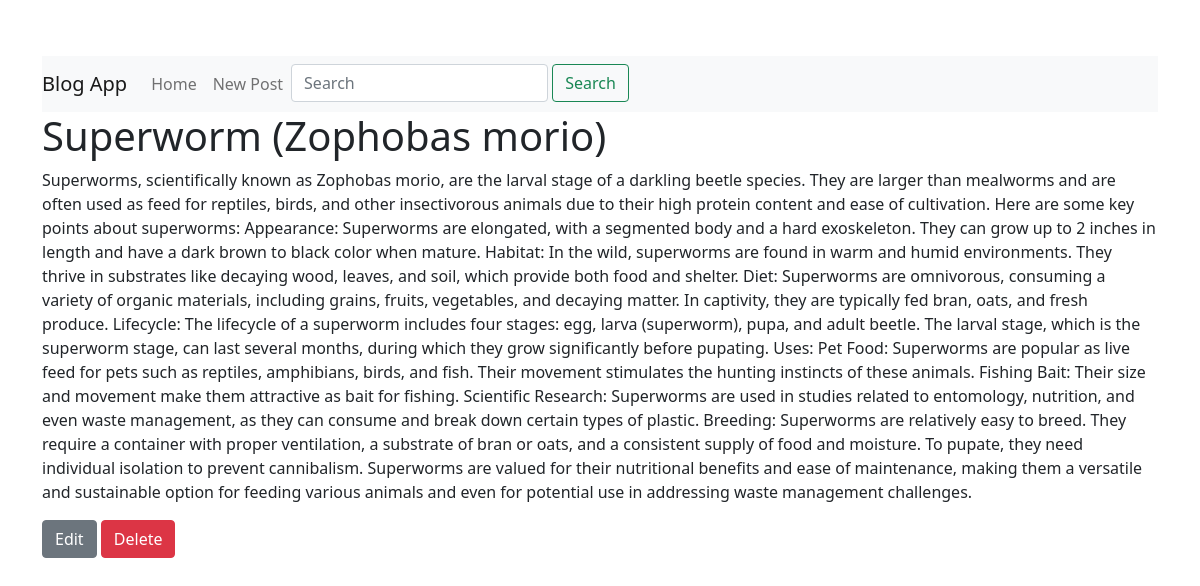
/post/1, run on the app's committed database.
### app/models.py (models this page shows, shortened)
class Post(db.Model):
    id = db.Column(db.Integer, primary_key=True)
    title = db.Column(db.String(100), nullable=False)
    content = db.Column(db.Text, nullable=False)
    date_posted = db.Column(db.DateTime, nullable=False, default=datetime.utcnow)

### app/routes.py (the view)
@app.route("/post/<int:post_id>")
def post(post_id):
    post = Post.query.get_or_404(post_id)
    return render_template("detail.html", title=post.title, post=post)

### app/templates/detail.html
{% extends "base.html" %}
{% block content %}
<h1>{{ post.title }}</h1>
<p>{{ post.content }}</p>
<a href="{{ url_for('edit_post', post_id=post.id) }}" class="btn btn-secondary">Edit</a>
<form action="{{ url_for('delete_post', post_id=post.id) }}" method="POST" class="d-inline">
    <button type="submit" class="btn btn-danger">Delete</button>
</form>
{% endblock %}

### app/static/css/styles.css (style rules this page uses)
body { padding-top: 56px; }

### data on the page
Post: title "Superworm (Zophobas morio)", content "Superworms, scientifically known as Zophobas morio, are the larval stage of a darkling beetle species. They are larger than mealworms and are often used as feed for reptiles, birds, and other insectivorous animals due to their high protein content and ease of cultivation. Here are some key points about superworms: Appearance: Superworms are elongated, with a segmented body and a hard exoskeleton. They can grow up to 2 inches in length and have a dark brown to black color when mature. Habitat: In the wild, superworms are found in warm and humid environments. They thrive in substrates like decaying wood, leaves, and soil, which provide both food and shelter. Diet: Superworms are omnivorous,…"
